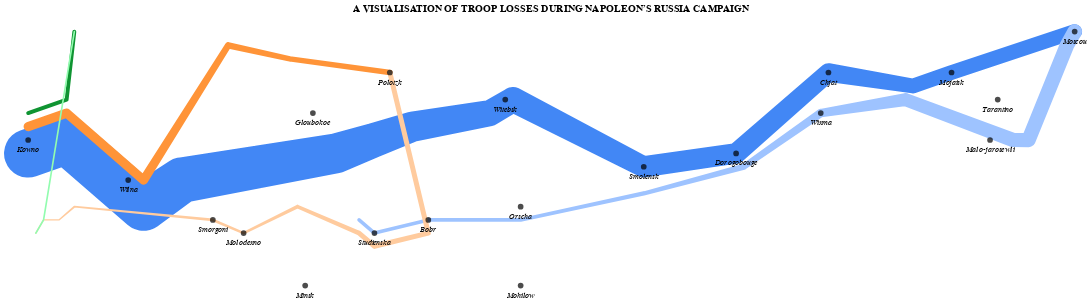

Notebook code cell kept with this figure:
### Code cell
#combining the map charts 
map_chart = army_chart + cities_chart
map_chart = map_chart.properties(width = 900, height = 600)
map_chart

### Figure 1 — Vega-Lite specification as saved in the notebook (floating-point values rounded to 4 significant figures)
{"config": {"view": {"continuousWidth": 400, "continuousHeight": 300}}, "layer": [{"data": {"name": "data-0f0079365b977f2d9c02a859d88580f1"}, "mark": "trail", "encoding": {"color": {"value": "#4287f5"}, "detail": {"type": "quantitative", "field": "DIV"}, "latitude": {"field": "LATP", "type": "quantitative"}, "longitude": {"field": "LONP", "type": "quantitative"}, "size": {"type": "quantitative", "field": "SURV", "legend": null, "scale": {"range": [1, 60]}}, "tooltip": [{"type": "quantitative", "field": "DIV", "title": "Division"}, {"type": "quantitative", "field": "SURV", "title": "Survivors"}, {"type": "nominal", "field": "DIR", "title": "Direction"}, {"type": "quantitative", "field": "LONP", "title": "Longitude"}, {"type": "quantitative", "field": "LATP", "title": "Latitude"}]}, "height": 350, "title": "A VISUALISATION OF TROOP LOSSES DURING NAPOLEON’S RUSSIA CAMPAIGN", "width": 1300}, {"data": {"name": "data-be25f3f125547aee2cbfd3e5d807c71a"}, "mark": "trail", "encoding": {"color": {"value": "#9ec3ff"}, "detail": {"type": "quantitative", "field": "DIV"}, "latitude": {"field": "LATP", "type": "quantitative"}, "longitude": {"field": "LONP", "type": "quantitative"}, "size": {"type": "quantitative", "field": "SURV", "legend": null, "scale": {"range": [1, 60]}}, "tooltip": [{"type": "quantitative", "field": "DIV", "title": "Division"}, {"type": "quantitative", "field": "SURV", "title": "Survivors"}, {"type": "nominal", "field": "DIR", "title": "Direction"}, {"type": "quantitative", "field": "LONP", "title": "Longitude"}, {"type": "quantitative", "field": "LATP", "title": "Latitude"}]}, "height": 350, "title": "A VISUALISATION OF TROOP LOSSES DURING NAPOLEON’S RUSSIA CAMPAIGN", "width": 1300}, {"layer": [{"data": {"name": "data-199eac02c46db1311fbae3df525227f6"}, "mark": "trail", "encoding": {"color": {"value": "#ff9438"}, "detail": {"type": "quantitative", "field": "DIV"}, "latitude": {"field": "LATP", "type": "quantitative"}, "longitude": {"field": "LONP", "type": "quantitative"}, "size": {"type": "quantitative", "field": "SURV", "legend": null, "scale": {"range": [1, 60]}}, "tooltip": [{"type": "quantitative", "field": "DIV", "title": "Division"}, {"type": "quantitative", "field": "SURV", "title": "Survivors"}, {"type": "nominal", "field": "DIR", "title": "Direction"}, {"type": "quantitative", "field": "LONP", "title": "Longitude"}, {"type": "quantitative", "field": "LATP", "title": "Latitude"}]}, "height": 350, "title": "A VISUALISATION OF TROOP LOSSES DURING NAPOLEON’S RUSSIA CAMPAIGN", "width": 1300}, {"data": {"name": "data-0f3a90da2833a0677dcd4b2dd865d475"}, "mark": "trail", "encoding": {"color": {"value": "#ffcb9e"}, "detail": {"type": "quantitative", "field": "DIV"}, "latitude": {"field": "LATP", "type": "quantitative"}, "longitude": {"field": "LONP", "type": "quantitative"}, "size": {"type": "quantitative", "field": "SURV", "legend": null, "scale": {"range": [1, 60]}}, "tooltip": [{"type": "quantitative", "field": "DIV", "title": "Division"}, {"type": "quantitative", "field": "SURV", "title": "Survivors"}, {"type": "nominal", "field": "DIR", "title": "Direction"}, {"type": "quantitative", "field": "LONP", "title": "Longitude"}, {"type": "quantitative", "field": "LATP", "title": "Latitude"}]}, "height": 350, "title": "A VISUALISATION OF TROOP LOSSES DURING NAPOLEON’S RUSSIA CAMPAIGN", "width": 1300}]}, {"layer": [{"data": {"name": "data-ae55ba3c652a8b84865f6b3e8ca8b1f6"}, "mark": "trail", "encoding": {"color": {"value": "#0f9432"}, "detail": {"type": "quantitative", "field": "DIV"}, "latitude": {"field": "LATP", "type": "quantitative"}, "longitude": {"field": "LONP", "type": "quantitative"}, "size": {"type": "quantitative", "field": "SURV", "legend": null, "scale": {"range": [1, 60]}}, "tooltip": [{"type": "quantitative", "field": "DIV", "title": "Division"}, {"type": "quantitative", "field": "SURV", "title": "Survivors"}, {"type": "nominal", "field": "DIR", "title": "Direction"}, {"type": "quantitative", "field": "LONP", "title": "Longitude"}, {"type": "quantitative", "field": "LATP", "title": "Latitude"}]}, "height": 350, "title": "A VISUALISATION OF TROOP LOSSES DURING NAPOLEON’S RUSSIA CAMPAIGN", "width": 1300}, {"data": {"name": "data-b909b8e36c44e703f12595083cc00298"}, "mark": "trail", "encoding": {"color": {"value": "#92fcaf"}, "detail": {"type": "quantitative", "field": "DIV"}, "latitude": {"field": "LATP", "type": "quantitative"}, "longitude": {"field": "LONP", "type": "quantitative"}, "size": {"type": "quantitative", "field": "SURV", "legend": null, "scale": {"range": [1, 60]}}, "tooltip": [{"type": "quantitative", "field": "DIV", "title": "Division"}, {"type": "quantitative", "field": "SURV", "title": "Survivors"}, {"type": "nominal", "field": "DIR", "title": "Direction"}, {"type": "quantitative", "field": "LONP", "title": "Longitude"}, {"type": "quantitative", "field": "LATP", "title": "Latitude"}]}, "height": 350, "title": "A VISUALISATION OF TROOP LOSSES DURING NAPOLEON’S RUSSIA CAMPAIGN", "width": 1300}]}, {"layer": [{"mark": {"type": "text", "dx": 0, "dy": 12, "fontSize": 10, "fontStyle": "italic"}, "encoding": {"latitude": {"field": "LATC", "type": "quantitative"}, "longitude": {"field": "LONC", "type": "quantitative"}, "text": {"type": "nominal", "field": "CITY"}}, "height": 350, "width": 1300}, {"mark": {"type": "circle", "color": "black", "size": 50}, "encoding": {"latitude": {"field": "LATC", "type": "quantitative"}, "longitude": {"field": "LONC", "type": "quantitative"}, "tooltip": [{"type": "nominal", "field": "CITY", "title": "City"}, {"type": "quantitative", "field": "LONC", "title": "Longitude"}, {"type": "quantitative", "field": "LATC", "title": "Latitude"}]}, "height": 350, "width": 1300}], "data": {"name": "data-09a84a2cca3e202a740f0b269ef96a7e"}}], "height": 600, "width": 900, "$schema": "https://vega.github.io/schema/vega-lite/v4.8.1.json", "datasets": {"data-0f0079365b977f2d9c02a859d88580f1": [{"LONP": 24.0, "LATP": 54.9, "SURV": 340000, "DIR": "A", "DIV": 1}, {"LONP": 24.5, "LATP": 55.0, "SURV": 340000, "DIR": "A", "DIV": 1}, {"LONP": 25.5, "LATP": 54.5, "SURV": 340000, "DIR": "A", "DIV": 1}, {"LONP": 26.0, "LATP": 54.7, "SURV": 320000, "DIR": "A", "DIV": 1}, {"LONP": 27.0, "LATP": 54.8, "SURV": 300000, "DIR": "A", "DIV": 1}, {"LONP": 28.0, "LATP": 54.9, "SURV": 280000, "DIR": "A", "DIV": 1}, {"LONP": 28.5, "LATP": 55.0, "SURV": 240000, "DIR": "A", "DIV": 1}, {"LONP": 29.0, "LATP": 55.1, "SURV": 210000, "DIR": "A", "DIV": 1}, {"LONP": 30.0, "LATP": 55.2, "SURV": 180000, "DIR": "A", "DIV": 1}, {"LONP": 30.3, "LATP": 55.3, "SURV": 175000, "DIR": "A", "DIV": 1}, {"LONP": 32.0, "LATP": 54.8, "SURV": 145000, "DIR": "A", "DIV": 1}, {"LONP": 33.2, "LATP": 54.9, "SURV": 140000, "DIR": "A", "DIV": 1}, {"LONP": 34.4, "LATP": 55.5, "SURV": 127100, "DIR": "A", "DIV": 1}, {"LONP": 35.5, "LATP": 55.4, "SURV": 100000, "DIR": "A", "DIV": 1}, {"LONP": 36.0, "LATP": 55.5, "SURV": 100000, "DIR": "A", "DIV": 1}, {"LONP": 37.6, "LATP": 55.8, "SURV": 100000, "DIR": "A", "DIV": 1}], "data-be25f3f125547aee2cbfd3e5d807c71a": [{"LONP": 37.6, "LATP": 55.8, "SURV": 100000, "DIR": "R", "DIV": 1}, {"LONP": 37.5, "LATP": 55.7, "SURV": 98000, "DIR": "R", "DIV": 1}, {"LONP": 37.0, "LATP": 55.0, "SURV": 97000, "DIR": "R", "DIV": 1}, {"LONP": 36.8, "LATP": 55.0, "SURV": 96000, "DIR": "R", "DIV": 1}, {"LONP": 35.4, "LATP": 55.3, "SURV": 87000, "DIR": "R", "DIV": 1}, {"LONP": 34.3, "LATP": 55.2, "SURV": 55000, "DIR": "R", "DIV": 1}, {"LONP": 33.3, "LATP": 54.8, "SURV": 37000, "DIR": "R", "DIV": 1}, {"LONP": 32.0, "LATP": 54.6, "SURV": 24000, "DIR": "R", "DIV": 1}, {"LONP": 30.4, "LATP": 54.4, "SURV": 20000, "DIR": "R", "DIV": 1}, {"LONP": 29.2, "LATP": 54.4, "SURV": 20000, "DIR": "R", "DIV": 1}, {"LONP": 28.5, "LATP": 54.3, "SURV": 20000, "DIR": "R", "DIV": 1}, {"LONP": 28.3, "LATP": 54.4, "SURV": 20000, "DIR": "R", "DIV": 1}], "data-199eac02c46db1311fbae3df525227f6": [{"LONP": 24.0, "LATP": 55.1, "SURV": 60000, "DIR": "A", "DIV": 2}, {"LONP": 24.5, "LATP": 55.2, "SURV": 60000, "DIR": "A", "DIV": 2}, {"LONP": 25.5, "LATP": 54.7, "SURV": 60000, "DIR": "A", "DIV": 2}, {"LONP": 26.6, "LATP": 55.7, "SURV": 40000, "DIR": "A", "DIV": 2}, {"LONP": 27.4, "LATP": 55.6, "SURV": 33000, "DIR": "A", "DIV": 2}, {"LONP": 28.7, "LATP": 55.5, "SURV": 33000, "DIR": "A", "DIV": 2}], "data-0f3a90da2833a0677dcd4b2dd865d475": [{"LONP": 28.7, "LATP": 55.5, "SURV": 30000, "DIR": "R", "DIV": 2}, {"LONP": 29.2, "LATP": 54.3, "SURV": 30000, "DIR": "R", "DIV": 2}, {"LONP": 28.5, "LATP": 54.2, "SURV": 30000, "DIR": "R", "DIV": 2}, {"LONP": 28.3, "LATP": 54.3, "SURV": 28000, "DIR": "R", "DIV": 2}, {"LONP": 27.5, "LATP": 54.5, "SURV": 20000, "DIR": "R", "DIV": 2}, {"LONP": 26.8, "LATP": 54.3, "SURV": 12000, "DIR": "R", "DIV": 2}, {"LONP": 26.4, "LATP": 54.4, "SURV": 14000, "DIR": "R", "DIV": 2}, {"LONP": 24.6, "LATP": 54.5, "SURV": 8000, "DIR": "R", "DIV": 2}, {"LONP": 24.4, "LATP": 54.4, "SURV": 4000, "DIR": "R", "DIV": 2}, {"LONP": 24.2, "LATP": 54.4, "SURV": 4000, "DIR": "R", "DIV": 2}, {"LONP": 24.1, "LATP": 54.3, "SURV": 4000, "DIR": "R", "DIV": 2}], "data-ae55ba3c652a8b84865f6b3e8ca8b1f6": [{"LONP": 24.0, "LATP": 55.2, "SURV": 22000, "DIR": "A", "DIV": 3}, {"LONP": 24.5, "LATP": 55.3, "SURV": 22000, "DIR": "A", "DIV": 3}, {"LONP": 24.6, "LATP": 55.8, "SURV": 22000, "DIR": "A", "DIV": 3}], "data-b909b8e36c44e703f12595083cc00298": [{"LONP": 24.6, "LATP": 55.8, "SURV": 6000, "DIR": "R", "DIV": 3}, {"LONP": 24.2, "LATP": 54.4, "SURV": 6000, "DIR": "R", "DIV": 3}, {"LONP": 24.1, "LATP": 54.3, "SURV": 6000, "DIR": "R", "DIV": 3}], "data-09a84a2cca3e202a740f0b269ef96a7e": [{"LONC": 24.0, "LATC": 55.0, "CITY": "Kowno"}, {"LONC": 25.3, "LATC": 54.7, "CITY": "Wilna"}, {"LONC": 26.4, "LATC": 54.4, "CITY": "Smorgoni"}, {"LONC": 26.8, "LATC": 54.3, "CITY": "Molodexno"}, {"LONC": 27.7, "LATC": 55.2, "CITY": "Gloubokoe"}, {"LONC": 27.6, "LATC": 53.9, "CITY": "Minsk"}, {"LONC": 28.5, "LATC": 54.3, "CITY": "Studienska"}, {"LONC": 28.7, "LATC": 55.5, "CITY": "Polotzk"}, {"LONC": 29.2, "LATC": 54.4, "CITY": "Bobr"}, {"LONC": 30.2, "LATC": 55.3, "CITY": "Witebsk"}, {"LONC": 30.4, "LATC": 54.5, "CITY": "Orscha"}, {"LONC": 30.4, "LATC": 53.9, "CITY": "Mohilow"}, {"LONC": 32.0, "LATC": 54.8, "CITY": "Smolensk"}, {"LONC": 33.2, "LATC": 54.9, "CITY": "Dorogobouge"}, {"LONC": 34.3, "LATC": 55.2, "CITY": "Wixma"}, {"LONC": 34.4, "LATC": 55.5, "CITY": "Chjat"}, {"LONC": 36.0, "LATC": 55.5, "CITY": "Mojaisk"}, {"LONC": 37.6, "LATC": 55.8, "CITY": "Moscou"}, {"LONC": 36.6, "LATC": 55.3, "CITY": "Tarantino"}, {"LONC": 36.5, "LATC": 55.0, "CITY": "Malo-jarosewli"}]}}
